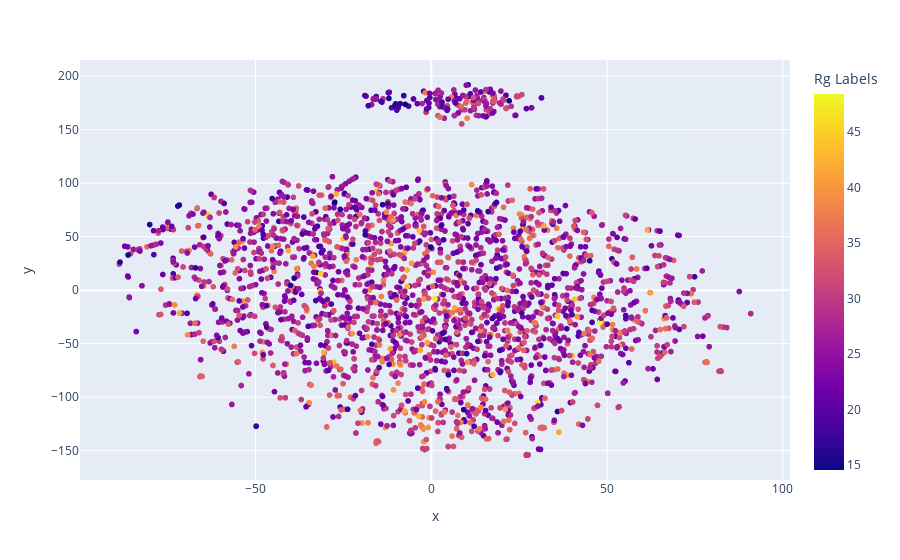

The cell this chart's notebook holds for it:
### Code cell
analysis.tsne_scatter_plot_2()

### Figure 1 — Plotly figure (JSON) as saved in the notebook; plotly's stock layout.template omitted (floating-point values rounded to 4 significant figures; data arrays with more than 128 entries replaced by an {"elided": "..."} marker saying what was removed)
{"data": [{"customdata": {"elided": "2500x1 int values"}, "hovertemplate": "x=%{x}<br>y=%{y}<br>Row=%{customdata[0]}<br>Rg Labels=%{marker.color}<extra></extra>", "legendgroup": "", "marker": {"color": {"elided": "2500 float values"}, "coloraxis": "coloraxis", "symbol": "circle"}, "mode": "markers", "name": "", "showlegend": false, "type": "scattergl", "x": {"elided": "2500 float values"}, "xaxis": "x", "y": {"elided": "2500 float values"}, "yaxis": "y"}], "layout": {"coloraxis": {"colorbar": {"title": {"text": "Rg Labels"}}, "colorscale": [[0, "#0d0887"], [0.1111, "#46039f"], [0.2222, "#7201a8"], [0.3333, "#9c179e"], [0.4444, "#bd3786"], [0.5556, "#d8576b"], [0.6667, "#ed7953"], [0.7778, "#fb9f3a"], [0.8889, "#fdca26"], [1, "#f0f921"]]}, "legend": {"tracegroupgap": 0}, "margin": {"t": 60}, "xaxis": {"anchor": "y", "domain": [0, 1], "title": {"text": "x"}}, "yaxis": {"anchor": "x", "domain": [0, 1], "title": {"text": "y"}}}}
